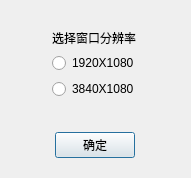
<?xml version="1.0" encoding="UTF-8"?>
<ui version="4.0">
 <class>CViewChooseWindows</class>
 <widget class="QDialog" name="CViewChooseWindows">
  <property name="geometry">
   <rect>
    <x>0</x>
    <y>0</y>
    <width>191</width>
    <height>158</height>
   </rect>
  </property>
  <property name="windowTitle">
   <string>Dialog</string>
  </property>
  <layout class="QVBoxLayout" name="verticalLayout_2">
   <item>
    <widget class="QWidget" name="widget_3" native="true">
     <layout class="QHBoxLayout" name="horizontalLayout">
      <item>
       <spacer name="horizontalSpacer_3">
        <property name="orientation">
         <enum>Qt::Horizontal</enum>
        </property>
        <property name="sizeHint" stdset="0">
         <size>
          <width>17</width>
          <height>20</height>
         </size>
        </property>
       </spacer>
      </item>
      <item>
       <widget class="QWidget" name="widget" native="true">
        <layout class="QVBoxLayout" name="verticalLayout">
         <item>
          <widget class="QLabel" name="label">
           <property name="text">
            <string>选择窗口分辨率</string>
           </property>
          </widget>
         </item>
         <item>
          <widget class="QRadioButton" name="radBtn1920">
           <property name="text">
            <string>1920X1080</string>
           </property>
          </widget>
         </item>
         <item>
          <widget class="QRadioButton" name="radBtn3840">
           <property name="text">
            <string>3840X1080</string>
           </property>
          </widget>
         </item>
        </layout>
       </widget>
      </item>
      <item>
       <spacer name="horizontalSpacer_4">
        <property name="orientation">
         <enum>Qt::Horizontal</enum>
        </property>
        <property name="sizeHint" stdset="0">
         <size>
          <width>18</width>
          <height>20</height>
         </size>
        </property>
       </spacer>
      </item>
     </layout>
    </widget>
   </item>
   <item>
    <widget class="QWidget" name="widget_2" native="true">
     <layout class="QHBoxLayout" name="horizontalLayout_2">
      <item>
       <spacer name="horizontalSpacer">
        <property name="orientation">
         <enum>Qt::Horizontal</enum>
        </property>
        <property name="sizeHint" stdset="0">
         <size>
          <width>39</width>
          <height>20</height>
         </size>
        </property>
       </spacer>
      </item>
      <item>
       <widget class="QPushButton" name="pushButton">
        <property name="text">
         <string>确定</string>
        </property>
       </widget>
      </item>
      <item>
       <spacer name="horizontalSpacer_2">
        <property name="orientation">
         <enum>Qt::Horizontal</enum>
        </property>
        <property name="sizeHint" stdset="0">
         <size>
          <width>40</width>
          <height>20</height>
         </size>
        </property>
       </spacer>
      </item>
     </layout>
    </widget>
   </item>
  </layout>
 </widget>
 <resources/>
 <connections/>
</ui>
